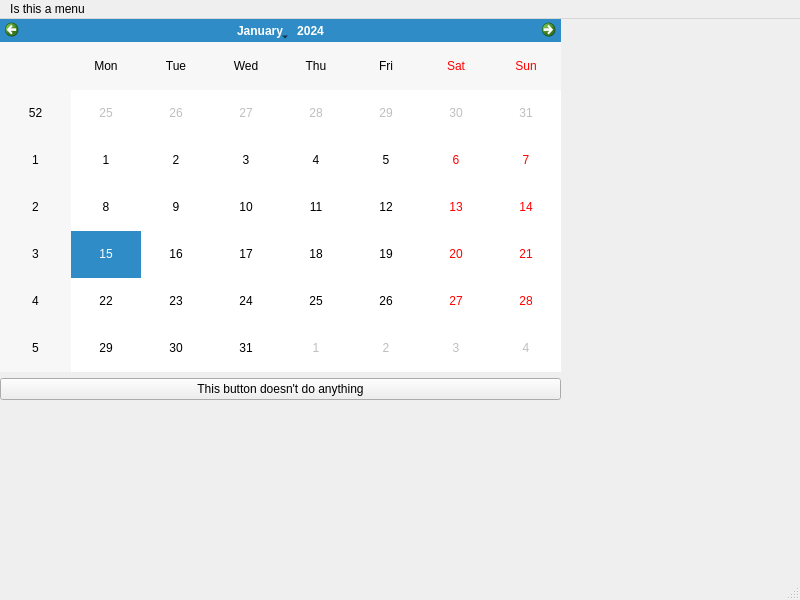
<?xml version="1.0" encoding="UTF-8"?>
<ui version="4.0">
 <class>MainWindow</class>
 <widget class="QMainWindow" name="MainWindow">
  <property name="geometry">
   <rect>
    <x>0</x>
    <y>0</y>
    <width>800</width>
    <height>600</height>
   </rect>
  </property>
  <property name="windowTitle">
   <string>MainWindow</string>
  </property>
  <widget class="QWidget" name="centralwidget">
   <widget class="QWidget" name="verticalLayoutWidget">
    <property name="geometry">
     <rect>
      <x>0</x>
      <y>0</y>
      <width>561</width>
      <height>381</height>
     </rect>
    </property>
    <layout class="QVBoxLayout" name="verticalLayout">
     <item>
      <widget class="QCalendarWidget" name="calendarWidget"/>
     </item>
     <item>
      <widget class="QPushButton" name="pushButton">
       <property name="text">
        <string>This button doesn't do anything</string>
       </property>
      </widget>
     </item>
    </layout>
   </widget>
  </widget>
  <widget class="QMenuBar" name="menubar">
   <property name="geometry">
    <rect>
     <x>0</x>
     <y>0</y>
     <width>800</width>
     <height>21</height>
    </rect>
   </property>
   <widget class="QMenu" name="menuIs_this_a_menu">
    <property name="title">
     <string>Is this a menu</string>
    </property>
    <addaction name="actionMaybe_so"/>
   </widget>
   <addaction name="menuIs_this_a_menu"/>
  </widget>
  <widget class="QStatusBar" name="statusbar"/>
  <action name="actionMaybe_so">
   <property name="text">
    <string>Maybe so</string>
   </property>
  </action>
 </widget>
 <resources/>
 <connections/>
</ui>
